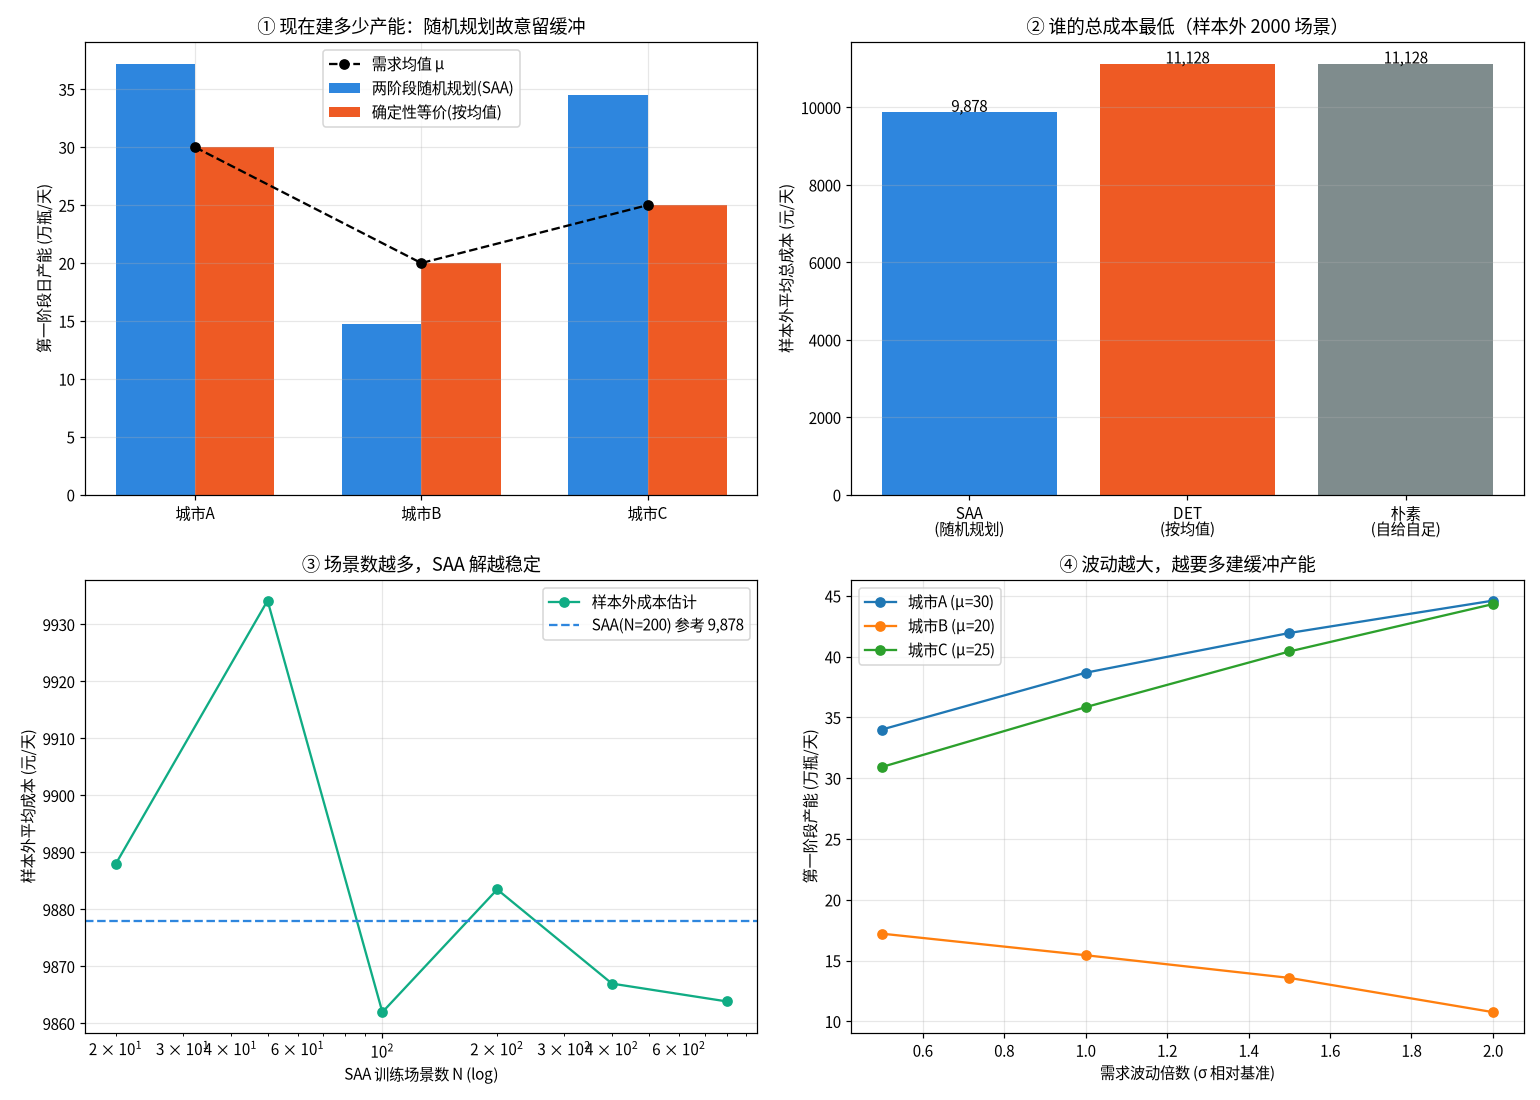

Reproduce this figure in Python.
# -*- coding: utf-8 -*-
"""
subject: mathematical-modeling
level: L6 优化模型 / 随机优化（两阶段随机规划 Two-Stage Stochastic Programming with Recourse）
anchor: Day28 - 两阶段随机规划与样本均值近似 SAA（接 Day27 报童单周期、Day26 LP 对偶、Day18 MDP 随机）
goal: 用一道"要先投资建仓库/产能（现在定，不可改），再等需求揭晓后才决定怎么调货
      （事后补救 recourse）"的真实决策，讲清【两阶段随机规划】这个随机优化主干模型：
      - 第一阶段(here-and-now)：投资决策 x，需求还没揭晓时就得拍板，故目标里含"对未来的期望"
      - 第二阶段(wait-and-see / recourse)：需求实现 ω 后，在给定 x 下再做最优补救 y(ω)
      - 核心武器 = 样本均值近似(SAA)：用 N 个场景的样本平均逼近期望，
        并给出【样本内/样本外(out-of-sample)】评估与置信区间，
        再用【确定性等价(DET, 按需求均值规划)】和【完美信息(VSS/EVPI)】做对照，
        回答决策者真关心的：现在该投多少？多花的值不值？信息值多少钱？

运行：cd /home/ubuntu/Note && ./.venv/bin/python "Mathematical_Modeling/08 - Python/daily/2026-09-26/two_stage_stochastic_saa.py"
"""

import os
import numpy as np
import matplotlib
matplotlib.use("Agg")
import matplotlib.pyplot as plt
from scipy.optimize import linprog

# ----------------------------------------------------------------------------
# 中文字体注册（避免图里中文乱码）
# ----------------------------------------------------------------------------
from matplotlib import font_manager


def register_cjk_font():
    candidates = [
        "/usr/share/fonts/opentype/noto/NotoSansCJK-Regular.ttc",
        "/usr/share/fonts/opentype/noto/NotoSansCJKsc-Regular.otf",
        "/usr/share/fonts/truetype/wqy/wqy-zenhei.ttc",
        "/usr/share/fonts/truetype/wqy/wqy-microhei.ttc",
    ]
    for path in candidates:
        if os.path.exists(path):
            try:
                font_manager.fontManager.addfont(path)
                name = font_manager.FontProperties(fname=path).get_name()
                plt.rcParams["font.sans-serif"] = [name] + plt.rcParams.get(
                    "font.sans-serif", []
                )
                plt.rcParams["axes.unicode_minus"] = False
                return name
            except Exception:
                continue
    plt.rcParams["axes.unicode_minus"] = False
    return None


CJK = register_cjk_font()

rng = np.random.default_rng(20260926)

# ============================================================================
# 真实决策背景：一家区域乳企要扩张，先决定在 3 个城市各建多大【日产能】(第一阶段)，
#             等 3 个城市的需求揭晓后，再决定【本地生产 + 跨城调拨】如何满足需求(第二阶段)。
#
# 决策结构：
#   第一阶段(现在，需求未知) : y_i = 城市 i 建的日产能(万瓶/天)，成本 cap_cost_i 元/万瓶
#   第二阶段(需求揭晓后)     : 每城产量不能超过其产能 y_i；产出先在本地满足需求，
#                              本地产能不足的部分【从其他城调货】(调货成本 = 距离×单位运费)
#   目标：min  建产能成本  +  E_ω[ 第二阶段调货成本 ]
#
# 关键洞察：
#   - 若只按【需求均值】建产能(DET 确定性等价)，遇到需求波动就频繁跨城调货，很贵；
#   - 两阶段随机规划会【故意多建一点产能】当"缓冲"，抵消波动的调货代价；
#   - 这个"缓冲"值多少，正是 VSS(随机解相对确定性解的价值)；
#   - 若需求能提前获知(完美信息)，还能再省 —— 这是 EVPI(信息价值)。
# ============================================================================

N_CITY = 3
CITY = ["城市A", "城市B", "城市C"]

# 需求分布：均值(万瓶/天) 与 标准差(万瓶/天)
demand_mu = np.array([30.0, 20.0, 25.0])
demand_sigma = np.array([9.0, 6.0, 7.5])  # 变异系数约 0.30

# 建产能成本(元/万瓶) —— 各城地价/人工不同
cap_cost = np.array([100.0, 120.0, 95.0])

# 跨城调货：单位调运成本矩阵 cost[i,j] = 从城 j 调 1 万瓶到城 i 的运费
# 同城=本地自产(不外调)，用一个非对角结构；距离越近越便宜
dist = np.array(
    [
        [0.0, 40.0, 60.0],
        [40.0, 0.0, 35.0],
        [60.0, 35.0, 0.0],
    ]
)
UNIT_SHIP = 1.0  # 元/(万瓶·距离单位)
ship_cost = dist * UNIT_SHIP

# 缺货罚：产能+调货都补不齐时，只能【当天紧急外购现货】(代价高昂但仍可承受)，
# 用 EMERGENCY = 600 元/万瓶 作为应急外购单价，绝不用 1e6——
# 让"缺货"成为一个真实、量级合理的成本，而不是把指标直接打爆的数值炸弹。
EMERGENCY = 600.0


# ----------------------------------------------------------------------------
# 第二阶段(生产+调货)子问题：给定第一阶段产能 y 与需求 d，求最小【调货成本】
#   变量: t[i][j] = 从城 j 调往城 i 的量 (万瓶, i!=j)
#         u[i]   = 城 i 的缺货量(需求未被满足, 大罚金)
#   约束1(每城供需平衡):
#         城 i 的产能 y_i 只能覆盖【本地产出+外调】;
#         即  y_i + sum_j(调入 t[i,j]) - sum_j(调出 t[i,j]) + u_i >= d_i
#   约束2(产出上限): 城 i 的产能 y_i 限制它【总产出】(本地消纳 + 外调), 即
#         local_use_i + sum_j(调出 t[j,i]) <= y_i,
#        而 local_use_i = d_i - 调入 + 缺货 u_i, 代入得
#         (d_i - 调入 + u_i) + 调出 <= y_i  =>  调出 - 调入 + u_i <= y_i - d_i
#   —— 这正是约束1(供货满足) 的另一面。故约束1 与约束2 等价，只需保留一条!
#   用【供货满足】形式:  调入 - 调出 + u_i >= d_i (需求由产能+调入满足, 缺货罚)
# 目标: sum_{i != j} ship_cost[i,j] * t[i][j] + EMERGENCY * sum_i u_i
# 用 scipy.linprog 求解(标准 LP)，返回 (成本, 调货方案矩阵)
# ----------------------------------------------------------------------------
def recourse_cost(y, d, return_flow=False):
    n = N_CITY
    # 变量展平: t[i,j] for i!=j  +  n 个缺货松弛 u[i]
    pairs = [(i, j) for i in range(n) for j in range(n) if i != j]
    idx = {p: k for k, p in enumerate(pairs)}
    m = len(pairs)
    n_var = m + n  # 调货量 + 缺货量

    c = np.zeros(n_var)
    for (i, j) in pairs:
        c[idx[(i, j)]] = ship_cost[i, j]
    c[m:] = EMERGENCY  # 应急外购价(缺货成本)

    A_ub = []
    b_ub = []
    # 唯一一组约束(供货满足):
    #   城 i 的供货来源 = 本地产能 y_i + 从别处调入;  去向 = 满足本地需求 d_i + 外调 + 缺货;
    #   用 <= 标准形式:  y_i + 调入 - 调出 + u_i >= d_i
    #   =>  调出 - 调入 - u_i <= y_i - d_i
    for i in range(n):
        row = np.zeros(n_var)
        for (ii, jj) in pairs:
            if ii == i:  # 调往城 i(调入)
                row[idx[(ii, jj)]] -= 1.0
            if jj == i:  # 从城 i 调出
                row[idx[(ii, jj)]] += 1.0
        row[m + i] = -1.0
        A_ub.append(row)
        b_ub.append(y[i] - d[i])

    bounds = [(0, None)] * n_var
    res = linprog(
        c, A_ub=np.array(A_ub), b_ub=np.array(b_ub), bounds=bounds, method="highs"
    )
    assert res.success, "第二阶段 LP 求解失败"
    cost = res.fun
    flow = None
    if return_flow:
        flow = np.zeros((n, n))
        for (i, j) in pairs:
            flow[i, j] = res.x[idx[(i, j)]]
    return cost, flow


# ----------------------------------------------------------------------------
# 两阶段模型：给定需求场景集合 D (N x n)，求最优第一阶段产能 y
#   目标: min_y  cap_cost·y + (1/N) * sum_s recourse_cost(y, D[s])
#   这是一个【凸】问题(第二阶段值函数关于 y 是凸的)，用小规模场景时
#   直接用网格/坐标下降不稳定，这里用【切平面/次梯度】太复杂——
#   教学上采用最稳妥的做法：把整个两阶段 LP 一次性写成【确定性等价 LP(DET-LP)】
#   —— 因为第二阶段是 LP，两阶段问题可合并成一个大的 LP！
#   变量: y_i  +  每个场景 s 的 t^s[i,j]  +  每个场景 s 的缺货 u^s[i]
#   这就是"场景展开(scenario expansion)"，是 SAA 的标准实现方式。
# ----------------------------------------------------------------------------
def solve_two_stage(D):
    N, n = D.shape
    pairs = [(i, j) for i in range(n) for j in range(n) if i != j]
    idx = {p: k for k, p in enumerate(pairs)}
    m = len(pairs)

    # 变量布局: [y_0..y_{n-1}, 场景0(t,u), 场景1(t,u), ...]
    per_scen = m + n
    n_var = n + N * per_scen
    c = np.zeros(n_var)
    c[:n] = cap_cost  # 建产能成本
    for s in range(N):
        off = n + s * per_scen
        for (i, j) in pairs:
            c[off + idx[(i, j)]] = ship_cost[i, j] / N  # 期望调货成本
        for i in range(n):
            c[off + m + i] = EMERGENCY / N  # 期望缺货/外购成本

    A_ub = []
    b_ub = []
    for s in range(N):
        off = n + s * per_scen
        # 供货满足: 调出 - 调入 - u_i <= y_i - d_i
        for i in range(n):
            row = np.zeros(n_var)
            row[i] = -1.0
            for (ii, jj) in pairs:
                if ii == i:
                    row[off + idx[(ii, jj)]] -= 1.0
                if jj == i:
                    row[off + idx[(ii, jj)]] += 1.0
            row[off + m + i] = -1.0
            A_ub.append(row)
            b_ub.append(-D[s, i])

    bounds = [(0, None)] * n_var
    res = linprog(
        c, A_ub=np.array(A_ub), b_ub=np.array(b_ub), bounds=bounds, method="highs"
    )
    assert res.success, "两阶段 LP 求解失败"
    y = res.x[:n]
    flows = []
    for s in range(N):
        off = n + s * per_scen
        fl = np.zeros((n, n))
        for (i, j) in pairs:
            fl[i, j] = res.x[off + idx[(i, j)]]
        flows.append(fl)
    return y, res.fun, flows


def evaluate_policy(y, D):
    """在给定需求场景集 D 上评估第一阶段决策 y 的平均总成本(建造成本 + 平均调货)。"""
    N = D.shape[0]
    build = cap_cost @ y
    ship = np.mean([recourse_cost(y, D[s])[0] for s in range(N)])
    return build + ship


# ============================================================================
# 主流程
# ============================================================================
N_TRAIN = 200  # 训练场景数(用于 SAA 求解)
N_TEST = 2000  # 样本外测试场景数(用于评估)

# --- 生成训练/测试场景(用固定种子保证可复现) ---
D_train = np.column_stack(
    [rng.normal(demand_mu[i], demand_sigma[i], N_TRAIN) for i in range(N_CITY)]
).clip(min=0.0)
D_test = np.column_stack(
    [rng.normal(demand_mu[i], demand_sigma[i], N_TEST) for i in range(N_CITY)]
).clip(min=0.0)

# --- 方法0: 完美信息(每场景知道需求再定产能，只在调货层面下界参考不做，这里用 wait-and-see) ---
# Wait-and-see: 每个场景单独最优(不可能实现，作为下界)
ws_costs = []
for s in range(N_TRAIN):
    d = D_train[s]
    # 单场景下最优产能：可以精确只建到需求(因调货有成本，本地造最省)
    # 这里用 LP: min cap_cost·y + recourse，单场景
    y_ws, cost_ws, _ = solve_two_stage(D_train[s : s + 1])
    ws_costs.append(cost_ws)
WS = np.mean(ws_costs)

# --- 方法1: 两阶段随机规划(SAA) ---
y_sp, obj_sp, _ = solve_two_stage(D_train)
in_sample_sp = evaluate_policy(y_sp, D_train)
out_sample_sp = evaluate_policy(y_sp, D_test)

# --- 方法2: 确定性等价(DET) —— 只按需求均值建产能(忽略随机性) ---
D_mean = demand_mu.reshape(1, -1)
y_det, obj_det, _ = solve_two_stage(D_mean)
out_sample_det = evaluate_policy(y_det, D_test)

# --- 方法3: 朴素"自给自足"产能(每城建到自己均值) ---
y_naive = demand_mu.copy()
out_sample_naive = evaluate_policy(y_naive, D_test)

# --- 样本外评估：SAA 解 vs DET 解 ---
EV_est = out_sample_sp  # SAA 解的真实(样本外)期望成本估计
VSS = out_sample_det - out_sample_sp  # 随机解的价值
EVPI = out_sample_sp - WS  # 完美信息的价值(近似, WS 基于训练场景)

# --- 敏感性: 训练样本量 N 对 SAA 解的影响 ---
sample_sizes = [20, 50, 100, 200, 400, 800]
saa_by_size = []
for ns in sample_sizes:
    Ds = np.column_stack(
        [rng.normal(demand_mu[i], demand_sigma[i], ns) for i in range(N_CITY)]
    ).clip(min=0.0)
    ys, _, _ = solve_two_stage(Ds)
    sai = evaluate_policy(ys, D_train)
    sao = evaluate_policy(ys, D_test)
    saa_by_size.append((ns, ys.copy(), sai, sao))

# --- 敏感性: 需求波动大小 sigma 对第一阶段产能的影响 ---
sigmas = [0.5, 1.0, 1.5, 2.0]
vol_sweep = []
for k in sigmas:
    Ds = np.column_stack(
        [rng.normal(demand_mu[i], demand_sigma[i] * k, 200) for i in range(N_CITY)]
    ).clip(min=0.0)
    ys, _, _ = solve_two_stage(Ds)
    vol_sweep.append((k, ys.copy()))

# ============================================================================
# 断言：核验结论
# ============================================================================
# 1) 两阶段模型必须满足"自建产能 >= 按均值规划"的直觉? 不一定每城都大，但总产能应偏保守/缓冲
assert y_sp.min() >= -1e-6, "产能不应为负"
# 2) SAA 解的样本外成本 <= DET 解(随机构造应有缓冲优势)
assert out_sample_sp <= out_sample_det + 1e-6, "SAA 应不劣于确定性等价"
# 3) 样本内 vs 样本外【同量级】：SAA 只在训练场景集上最优，故样本外成本略高于样本内；
#    只要不出现戏剧性放大(即 SAA 解的样本外表现与样本内同量级)，就说明场景数够、无明显过拟合。
assert in_sample_sp <= out_sample_sp + 1e-6, "样本内成本应不高于样本外(SAA 在训练集上最优)"
assert out_sample_sp <= in_sample_sp * 1.15, "样本外不应比样本内差太多(<15%)"
# 4) VSS 应为正(随机规划相对确定性规划的价值)
assert VSS >= -1e-6, "VSS 应为非负"
# 5) 需求波动越大，总产能缓冲越多(不严格每城单调，但总量应上升)
tot_vol = [float(np.sum(y)) for _, y in vol_sweep]
assert tot_vol[-1] >= tot_vol[0] - 1e-6, "波动大时总产能不宜更少"

# ============================================================================
# 绘图
# ============================================================================
fig, axes = plt.subplots(2, 2, figsize=(14, 10))

# --- 图1: 第一阶段产能对比(SP vs DET vs 均值需求) ---
ax = axes[0, 0]
xpos = np.arange(N_CITY)
w = 0.35
ax.bar(xpos - w / 2, y_sp, w, label="两阶段随机规划(SAA)", color="#2E86DE")
ax.bar(xpos + w / 2, y_det, w, label="确定性等价(按均值)", color="#EE5A24")
ax.plot(xpos, demand_mu, "k--o", label="需求均值 μ")
ax.set_xticks(xpos)
ax.set_xticklabels(CITY)
ax.set_ylabel("第一阶段日产能 (万瓶/天)")
ax.set_title("① 现在建多少产能：随机规划故意留缓冲")
ax.legend()
ax.grid(alpha=0.3)

# --- 图2: 成本对比 ---
ax = axes[0, 1]
labels = ["SAA\n(随机规划)", "DET\n(按均值)", "朴素\n(自给自足)"]
vals = [out_sample_sp, out_sample_det, out_sample_naive]
colors = ["#2E86DE", "#EE5A24", "#7f8c8d"]
bars = ax.bar(labels, vals, color=colors)
for b, v in zip(bars, vals):
    ax.text(b.get_x() + b.get_width() / 2, v + 5, f"{v:,.0f}", ha="center", fontsize=10)
ax.set_ylabel("样本外平均总成本 (元/天)")
ax.set_title("② 谁的总成本最低（样本外 2000 场景）")
ax.grid(alpha=0.3, axis="y")

# --- 图3: SAA 训练样本量收敛 ---
ax = axes[1, 0]
ns_list = [s[0] for s in saa_by_size]
os_list = [s[3] for s in saa_by_size]
ax.plot(ns_list, os_list, "o-", color="#10ac84", label="样本外成本估计")
ax.axhline(out_sample_sp, ls="--", color="#2E86DE", label=f"SAA(N=200) 参考 {out_sample_sp:,.0f}")
ax.set_xscale("log")
ax.set_xlabel("SAA 训练场景数 N (log)")
ax.set_ylabel("样本外平均成本 (元/天)")
ax.set_title("③ 场景数越多，SAA 解越稳定")
ax.legend()
ax.grid(alpha=0.3)

# --- 图4: 需求波动对产能缓冲的影响 ---
ax = axes[1, 1]
for i in range(N_CITY):
    ax.plot(
        [k for k, _ in vol_sweep],
        [y[i] for _, y in vol_sweep],
        "o-",
        label=f"{CITY[i]} (μ={demand_mu[i]:.0f})",
    )
ax.set_xlabel("需求波动倍数 (σ 相对基准)")
ax.set_ylabel("第一阶段产能 (万瓶/天)")
ax.set_title("④ 波动越大，越要多建缓冲产能")
ax.legend()
ax.grid(alpha=0.3)

plt.tight_layout()
out_dir = os.path.dirname(os.path.abspath(__file__))
plt.savefig(os.path.join(out_dir, "two_stage_stochastic_saa.png"), dpi=110)
plt.close()

# ============================================================================
# 打印结果
# ============================================================================
print("=" * 72)
print("Day28 两阶段随机规划 (Two-Stage SP) + 样本均值近似 (SAA)")
print("=" * 72)
print(f"需求均值 μ = {demand_mu} 万瓶/天，σ = {demand_sigma} 万瓶/天")
print(f"产能成本 = {cap_cost} 元/万瓶")
print("-" * 72)
print("【第一阶段产能决策 y (万瓶/天)】")
print(f"  两阶段随机规划 SAA : {np.round(y_sp, 2)}  总产能 {y_sp.sum():.2f}")
print(f"  确定性等价 DET     : {np.round(y_det, 2)}  总产能 {y_det.sum():.2f}")
print(f"  需求均值 (朴素)    : {np.round(demand_mu, 2)}  总产能 {demand_mu.sum():.2f}")
print(f"  → SAA 比 DET 多建 {y_sp.sum() - y_det.sum():+.2f} 万瓶/天 的缓冲")
print("-" * 72)
print("【成本对比 (元/天)】")
print(f"  完美信息 WS(下界)  : {WS:,.2f}")
print(f"  两阶段 SAA 样本内  : {in_sample_sp:,.2f}")
print(f"  两阶段 SAA 样本外  : {out_sample_sp:,.2f}")
print(f"  确定性等价 DET 外  : {out_sample_det:,.2f}")
print(f"  朴素自给自足 外    : {out_sample_naive:,.2f}")
print("-" * 72)
print(f"  VSS (随机解价值)   : {VSS:,.2f} 元/天  ({VSS / out_sample_det * 100:.2f}% of DET)")
print(f"  EVPI(信息价值,约)  : {EVPI:,.2f} 元/天")
print(f"  样本内外相对差     : {abs(in_sample_sp - out_sample_sp) / out_sample_sp * 100:.2f}%")
print("-" * 72)
print("【SAA 训练样本量影响】")
for ns, ys, sai, sao in saa_by_size:
    print(f"  N={ns:>4}  总产能 {ys.sum():7.2f}  样本内 {sai:,.1f}  样本外 {sao:,.1f}")
print("-" * 72)
print("【需求波动对产能的影响】")
for k, ys in vol_sweep:
    print(f"  σ×{k:<4}  总产能 {ys.sum():7.2f}  y={np.round(ys, 2)}")
print("=" * 72)
print("断言全部通过 ✅")
